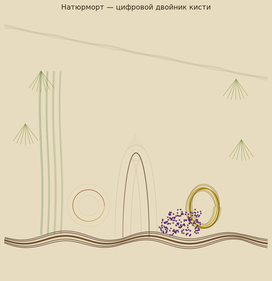
#> input picture oil_brush_twin_demo.png, 272 x 281 px, shrunk from 954 x 985 before the run
$ python cv_verify_outputs.py
#> lines starting #> are read from the running program, lines starting #| are printed output that depends on the picture; after the words box and inside, x2 and y2 are one past the last pixel; in counts of white or black regions, pixels touching at a corner belong together
### polyart_cv_test.py
"""
PolyArt CV Test - Computer Vision image classification using pure math features.
Classifies images as "rare art" or "living/biological" via feature analysis.
No external ML libraries - only numpy, matplotlib, os, json, math.
"""

import sys
import io
import os
import json
import math
import tempfile

import numpy as np
import matplotlib
matplotlib.use("Agg")
import matplotlib.pyplot as plt
import matplotlib.colors as mcolors

if sys.stdout.encoding is None or sys.stdout.encoding != "utf-8":
    sys.stdout = io.TextIOWrapper(sys.stdout.buffer, encoding="utf-8")


class ImageFeatureExtractor:
    """Extract mathematical features from images using numpy."""

    @staticmethod
    def load_image(path):
        """Load image as numpy array using matplotlib."""
#> called with path = 'oil_brush_twin_demo.png'
        img = plt.imread(path)
#> img is the input picture: shape (281, 272, 4) float32; mean R, G, B, A 0.893, 0.845, 0.734, 1
        if img.dtype == np.float32 or img.dtype == np.float64:
            img = (img * 255).clip(0, 255).astype(np.uint8)
        return img

    # [16 lines left out: function color_histogram, not called in this run]

    @staticmethod
    def edge_density(img):
        """Compute edge density using Sobel-like gradient."""
        if len(img.shape) == 3:
            gray = np.mean(img[:, :, :3], axis=2)
        else:
            gray = img.astype(np.float64)
        gy = np.gradient(gray, axis=0)
        gx = np.gradient(gray, axis=1)
        mag = np.sqrt(gx ** 2 + gy ** 2)
        max_possible = np.sqrt(2) * 255
        return float(np.mean(mag) / max_possible) if max_possible > 0 else 0.0

    @staticmethod
    def symmetry_score(img):
        """Compute bilateral symmetry score."""
        if len(img.shape) == 3:
            gray = np.mean(img[:, :, :3], axis=2)
        else:
            gray = img.astype(np.float64)
        h, w = gray.shape
        mid = w // 2
        left = gray[:, :mid]
        right = np.fliplr(gray[:, w - mid:])
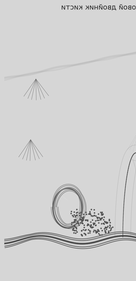
#> right: shape (281, 136) float64; min 50.67, max 249.3, mean 209.6
        min_h = min(left.shape[0], right.shape[0])
        min_w = min(left.shape[1], right.shape[1])
        diff = np.abs(left[:min_h, :min_w] - right[:min_h, :min_w])
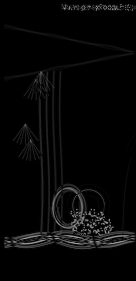
#> diff: shape (281, 136) float64; min 0, max 164, mean 6.9
        max_val = 255.0
        score = 1.0 - np.mean(diff) / max_val
#> score = 0.973
        return float(max(0.0, min(1.0, score)))

    @staticmethod
    def fractal_dimension(img, threshold=128):
        """Estimate fractal dimension using box-counting."""
#> called with threshold = 128
        if len(img.shape) == 3:
            gray = np.mean(img[:, :, :3], axis=2)
        else:
            gray = img.astype(np.float64)
        binary = (gray > threshold).astype(np.uint8)
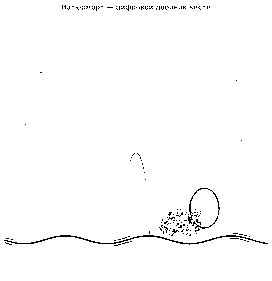
#> binary: shape (281, 272); values 0 (black) and 1 (white), 98.7% white; black in thin lines or dots, all inside (x1, y1, x2, y2) = (4, 5, 268, 246)
        h, w = binary.shape
        max_dim = max(h, w)
        powers = [2 ** i for i in range(1, int(np.log2(max_dim)) + 1) if 2 ** i <= max_dim]
        if len(powers) < 2:
            return 1.5
        counts = []
        for box_size in powers:
            count = 0
            for y in range(0, h, box_size):
                for x in range(0, w, box_size):
                    block = binary[y:y + box_size, x:x + box_size]
                    if block.any():
                        count += 1
            if count > 0:
                counts.append((box_size, count))
#> after the loop, counts = [(2, 19160), (4, 4828), (8, 1224), (16, 306), (32, 81), (64, 25), (128, 9), (256, 4)]
        if len(counts) < 2:
            return 1.5
        log_sizes = np.log([c[0] for c in counts])
#> log_sizes = [0.693, 1.39, 2.08, 2.77, 3.47, 4.16, 4.85, 5.55]
        log_counts = np.log([c[1] for c in counts])
#> log_counts = [9.86, 8.48, 7.11, 5.72, 4.39, 3.22, 2.2, 1.39]
        coeffs = np.polyfit(log_sizes, log_counts, 1)
#> coeffs = [-1.78, 10.85]
        fd = -coeffs[0]
#> fd = 1.78
        return float(np.clip(fd, 1.0, 2.0))

    @staticmethod
    def texture_complexity(img):
        """Compute texture complexity via local variance."""
        if len(img.shape) == 3:
            gray = np.mean(img[:, :, :3], axis=2)
        else:
            gray = img.astype(np.float64)
        block = 8
        h, w = gray.shape
        variances = []
        for y in range(0, h - block + 1, block):
            for x in range(0, w - block + 1, block):
                patch = gray[y:y + block, x:x + block]
                variances.append(np.var(patch))
#> after the loop, variances = 1190 values, max 2915.6 at index 941, min 8.08e-28 at index 0, mean 183.6
        if not variances:
            return 0.0
        mean_var = np.mean(variances)
#> mean_var = 183.6
        normalized = mean_var / (128.0 ** 2 + 1e-8)
#> normalized = 0.0112
        return float(min(1.0, normalized))

    @staticmethod
    def color_diversity(img):
        """Compute color diversity (unique hue count)."""
        if len(img.shape) < 3 or img.shape[2] < 3:
            return 0.1
        r = img[:, :, 0].astype(np.float64)
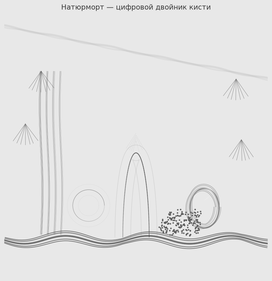
#> r: shape (281, 272) float64; min 67, max 255, mean 227.5
        g = img[:, :, 1].astype(np.float64)
        b = img[:, :, 2].astype(np.float64)
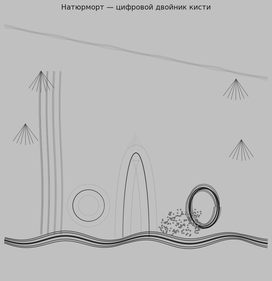
#> b: shape (281, 272) float64; min 6, max 238, mean 187.1
        max_c = np.maximum(np.maximum(r, g), b)
        min_c = np.minimum(np.minimum(r, g), b)
        diff = max_c - min_c
#> diff: shape (281, 272) float64
        saturation = np.where(max_c > 0, diff / (max_c + 1e-8), 0)
        hue = np.zeros_like(r)
#> hue: shape (281, 272) float64; every value is 0
        mask = diff > 0
#> mask: shape (281, 272) bool; every value is 1
        r_mask = (max_c == r) & mask
#> r_mask: shape (281, 272) bool; 99.2% white; black in thin lines or dots, all inside (x1, y1, x2, y2) = (15, 71, 250, 236)
        g_mask = (max_c == g) & mask
#> g_mask: shape (281, 272) bool; 0.91% white in thin lines or dots, all inside (x1, y1, x2, y2) = (13, 7, 253, 235)
        b_mask = (max_c == b) & mask
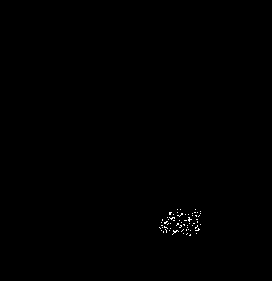
#> b_mask: shape (281, 272) bool; 0.2% white in thin lines or dots, all inside (x1, y1, x2, y2) = (159, 209, 201, 236)
        hue[r_mask] = (60 * ((g[r_mask] - b[r_mask]) / (diff[r_mask] + 1e-8)) + 360) % 360
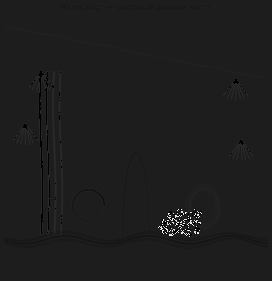
#> hue: shape (281, 272) float64; min 0, max 357.4, mean 42.5; drawn with min black and max white
        hue[g_mask] = (60 * ((b[g_mask] - r[g_mask]) / (diff[g_mask] + 1e-8)) + 120) % 360
        hue[b_mask] = (60 * ((r[b_mask] - g[b_mask]) / (diff[b_mask] + 1e-8)) + 240) % 360
#> (the rest of the program and of its run is left out)
